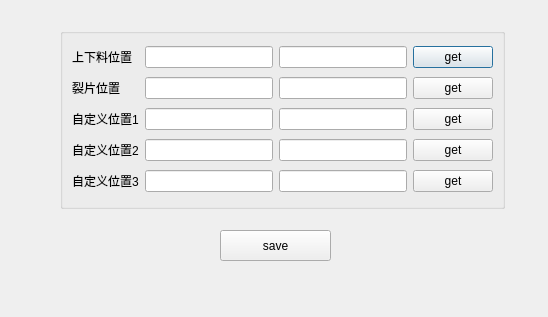
<?xml version="1.0" encoding="UTF-8"?>
<ui version="4.0">
 <class>CustomPositionDialog</class>
 <widget class="QDialog" name="CustomPositionDialog">
  <property name="geometry">
   <rect>
    <x>0</x>
    <y>0</y>
    <width>548</width>
    <height>317</height>
   </rect>
  </property>
  <property name="windowTitle">
   <string>Dialog</string>
  </property>
  <widget class="QGroupBox" name="groupBox">
   <property name="geometry">
    <rect>
     <x>60</x>
     <y>28</y>
     <width>445</width>
     <height>181</height>
    </rect>
   </property>
   <property name="title">
    <string/>
   </property>
   <layout class="QGridLayout" name="gridLayout">
    <item row="0" column="0">
     <widget class="QLabel" name="label">
      <property name="text">
       <string>上下料位置</string>
      </property>
     </widget>
    </item>
    <item row="0" column="1">
     <widget class="QLineEdit" name="lineEdit"/>
    </item>
    <item row="0" column="2">
     <widget class="QLineEdit" name="lineEdit_2"/>
    </item>
    <item row="0" column="3">
     <widget class="QPushButton" name="pushButton">
      <property name="text">
       <string>get</string>
      </property>
     </widget>
    </item>
    <item row="1" column="0">
     <widget class="QLabel" name="label_2">
      <property name="text">
       <string>裂片位置</string>
      </property>
     </widget>
    </item>
    <item row="1" column="1">
     <widget class="QLineEdit" name="lineEdit_3"/>
    </item>
    <item row="1" column="2">
     <widget class="QLineEdit" name="lineEdit_4"/>
    </item>
    <item row="1" column="3">
     <widget class="QPushButton" name="pushButton_2">
      <property name="text">
       <string>get</string>
      </property>
     </widget>
    </item>
    <item row="2" column="0">
     <widget class="QLabel" name="label_3">
      <property name="text">
       <string>自定义位置1</string>
      </property>
     </widget>
    </item>
    <item row="2" column="1">
     <widget class="QLineEdit" name="lineEdit_5"/>
    </item>
    <item row="2" column="2">
     <widget class="QLineEdit" name="lineEdit_6"/>
    </item>
    <item row="2" column="3">
     <widget class="QPushButton" name="pushButton_3">
      <property name="text">
       <string>get</string>
      </property>
     </widget>
    </item>
    <item row="3" column="0">
     <widget class="QLabel" name="label_4">
      <property name="text">
       <string>自定义位置2</string>
      </property>
     </widget>
    </item>
    <item row="3" column="1">
     <widget class="QLineEdit" name="lineEdit_7"/>
    </item>
    <item row="3" column="2">
     <widget class="QLineEdit" name="lineEdit_8"/>
    </item>
    <item row="3" column="3">
     <widget class="QPushButton" name="pushButton_4">
      <property name="text">
       <string>get</string>
      </property>
     </widget>
    </item>
    <item row="4" column="0">
     <widget class="QLabel" name="label_5">
      <property name="text">
       <string>自定义位置3</string>
      </property>
     </widget>
    </item>
    <item row="4" column="1">
     <widget class="QLineEdit" name="lineEdit_9"/>
    </item>
    <item row="4" column="2">
     <widget class="QLineEdit" name="lineEdit_10"/>
    </item>
    <item row="4" column="3">
     <widget class="QPushButton" name="pushButton_5">
      <property name="text">
       <string>get</string>
      </property>
     </widget>
    </item>
   </layout>
  </widget>
  <widget class="QPushButton" name="pushButton_6">
   <property name="geometry">
    <rect>
     <x>220</x>
     <y>230</y>
     <width>111</width>
     <height>31</height>
    </rect>
   </property>
   <property name="text">
    <string>save</string>
   </property>
  </widget>
 </widget>
 <resources/>
 <connections/>
</ui>
